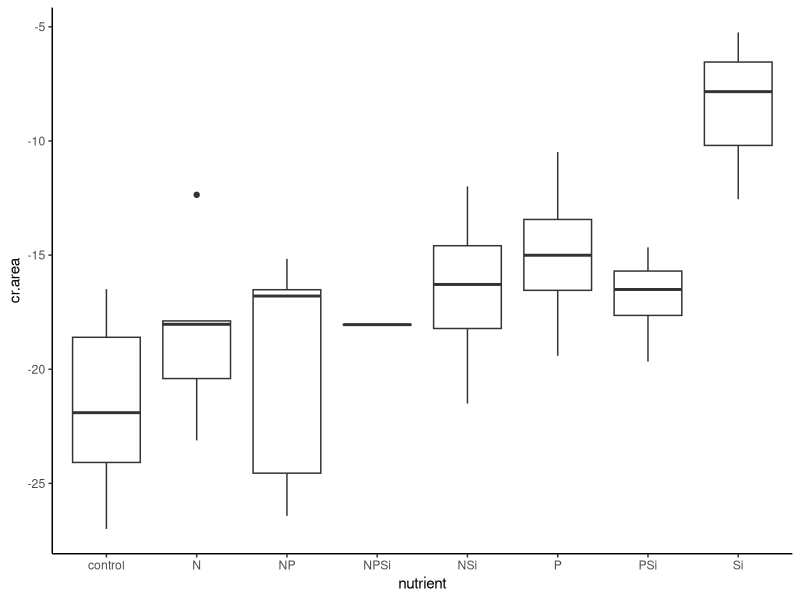
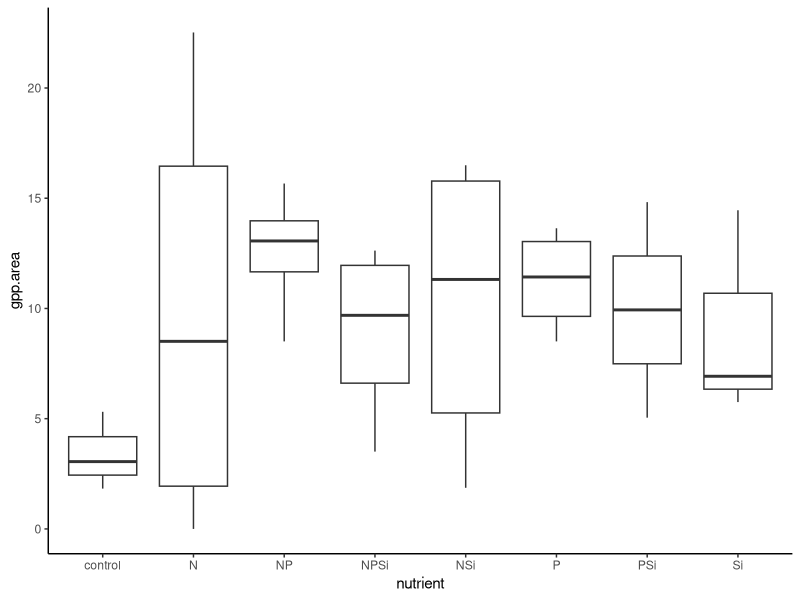
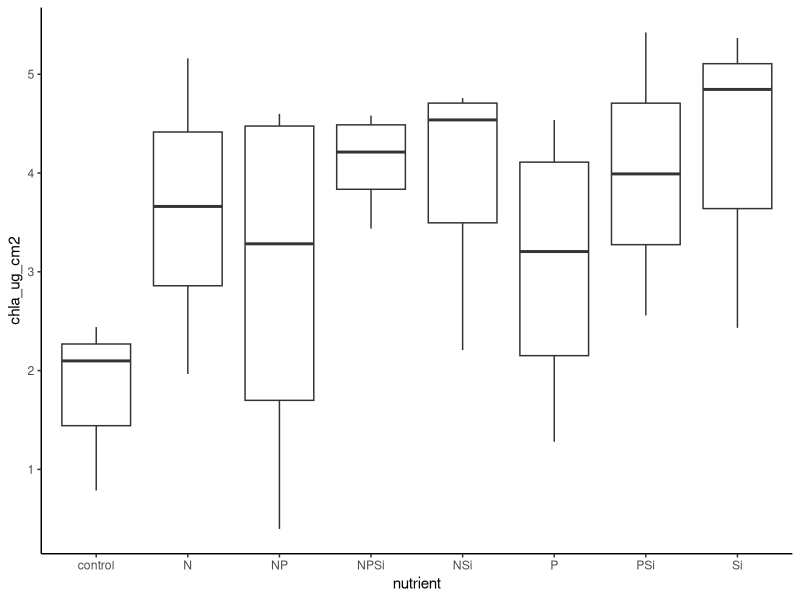
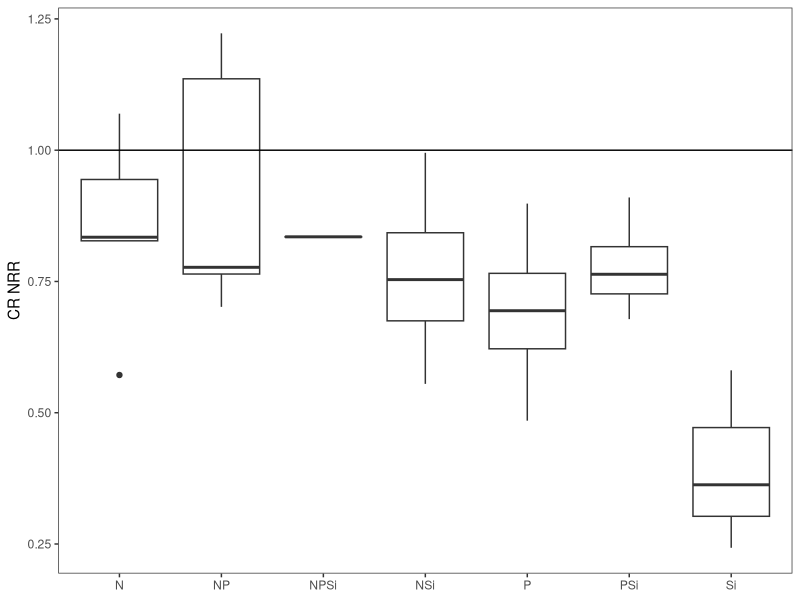
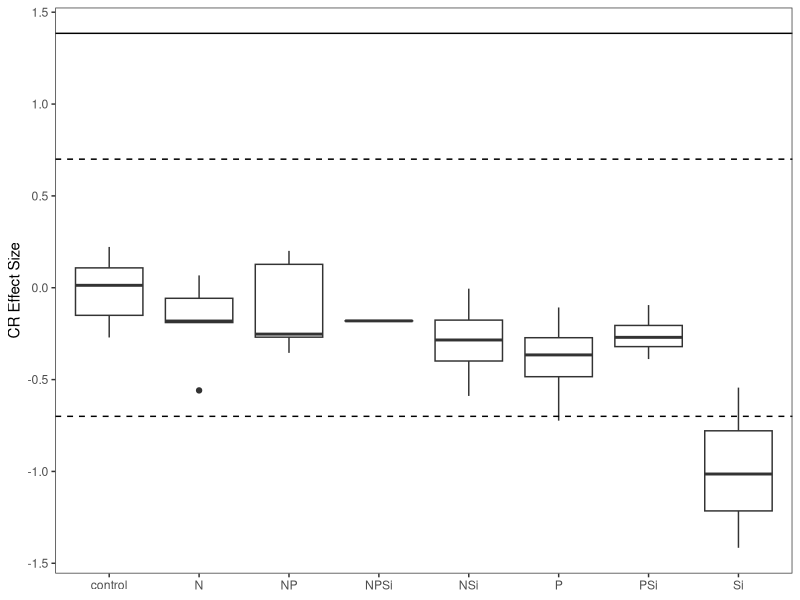
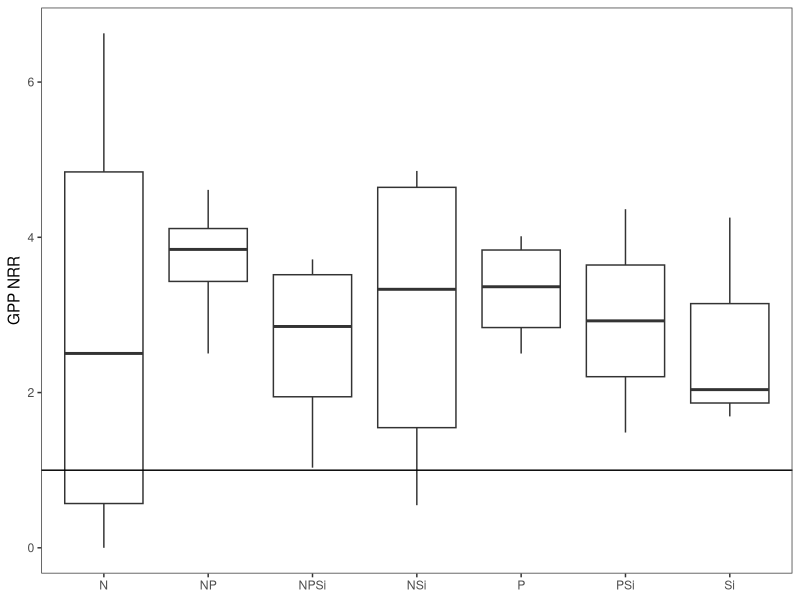
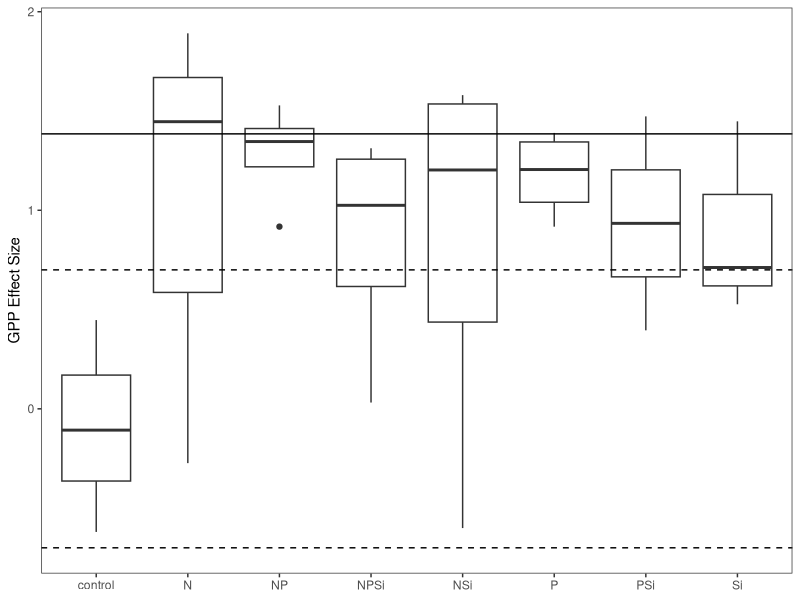
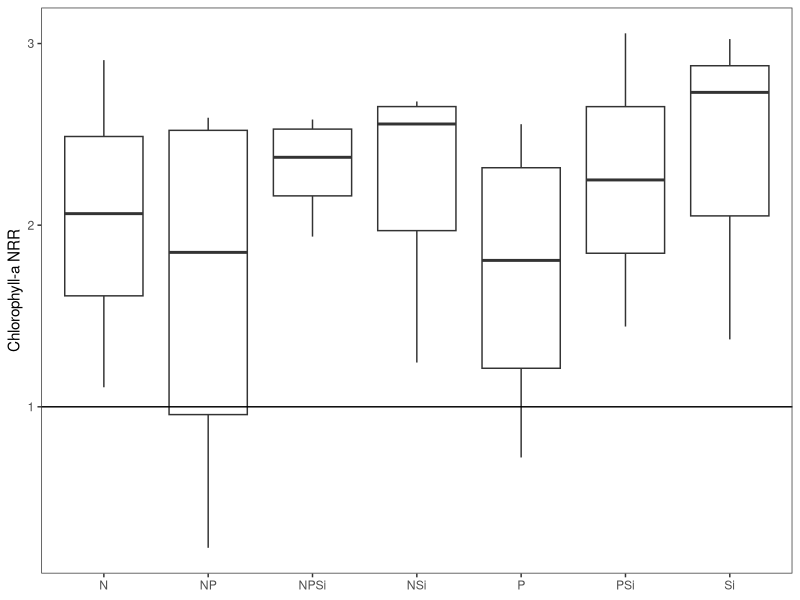

Generate these figures, in order, with R: (Note: this script raises an error after producing the figures.)
#Author:  Clay Arango
#Creation date: 10-Feb-19
#Script to analyze NDS data from Summer 2018 WSB work with S. Roley and A. Alexiades

#packages
install.packages("nlme")
install.packages("nortest")
install.packages("plyr")
install.packages("dplyr")
install.packages("multcomp")
install.packages("MASS")
install.packages("ggplot2")
library(nlme)
library(nortest)
library(plyr)
library(dplyr)
library(multcomp)
library(MASS)
library(ggplot2)

#Load data
cen_lan_summer <- read.table(file="cen_lan_summer.csv", header=T, sep=",")

#set variable
d = cen_lan_summer

#evaluate data to make sure factors are correct
names(d)

unique(d$nutrient) #control, N, NP, NPSi, NSi, P, PSi, Si
unique(d$N) #should be 0 and 1
unique(d$P) #should be 0 and 1
unique(d$Si) #should be 0 and 1
unique(d$top) #should be "sponge" and "glass"
#if need to change, use recode function below. 
d$top<-recode(d$top, "cellulose" ="sponge")
str(d)

#convert N and P vand Si alues (0 or 1 for absence or presence) to factors
d$N<-as.factor(d$N)
d$P<-as.factor(d$P)
d$Si<-as.factor(d$Si)
str(d)

#subset data into gpp and cr response
d.cr = subset(d, top=="sponge", data=d)
d.gpp = subset(d, top=="glass", data=d)

#check for outliers and check data entry before calculating CR-NRR
ggplot(d.cr, aes(x=nutrient, y=cr.area)) + geom_boxplot() + theme_classic()
#N group is very spread out

#calculate nrr for cr
x<-ddply(d.cr, "nutrient", summarise, ave_cr = mean(cr.area, na.rm=T)) 
x
d.cr$cr.nrr = d.cr$cr.area/-21.614009 #divide by control ave_cr

#check for outliers and check data entry before calculating GPP- and chla-NRR
ggplot(d.gpp, aes(x=nutrient, y=gpp.area)) + geom_boxplot() + theme_classic()
#no outliers
ggplot(d.gpp, aes(x=nutrient, y=chla_ug_cm2)) + geom_boxplot() + theme_classic()
#no outliers

#calculate nrr for gpp and chla
x<- ddply(d.gpp, "nutrient", summarise, ave_gpp = mean(gpp.area, na.rm=T), ave_chla = mean(chla_ug_cm2, na.rm=T)) 
x
d.gpp$gpp.nrr = d.gpp$gpp.area/3.398031 #divide by control ave_gpp
d.gpp$chla.nrr = d.gpp$chla_ug_cm2/1.774638 #divide by control ave_chla
#use to exclude outliers
#x1<- ddply(subset(d.gpp, !(nds.id=="F6")), "nutrient", summarise, ave_chla = mean(chla_ug_cm2, na.rm=T)) 
#x1
#d.gpp$chla.nrr_1<-d.gpp$chla_ug_cm2/2.700340

#combine into one file and export
d.cr$chla.nrr<-NA
#d.cr$chla.nrr_1<-NA#for excluded outliers
d.cr$gpp.nrr<-NA
d.gpp$cr.nrr<-NA
d.nrr<-rbind(d.cr, d.gpp)
d.nrr$site.date<-"cen_lan_summer"
d.nrr$gpp.es<-log(d.nrr$gpp.nrr)
d.nrr$cr.es<-log(d.nrr$cr.nrr)
d.nrr$chla.es<-log(d.nrr$chla.nrr)

write.table(d.nrr, "cen_lan_summer_nrr.csv",  sep=",", quote=F, row.names =F)

###############
#plots of NRR
##############
ggplot(data=subset(d.cr, !(nutrient=="control")), aes(x=nutrient, y=cr.nrr))+geom_boxplot()+theme_bw()+
  ylab("CR NRR")+geom_abline(slope = 0, intercept = 1)+
  theme(axis.title.x=element_blank(), panel.grid.minor=element_blank(), panel.grid.major=element_blank())
#no limitation

ggplot(data=subset(d.nrr, (top=="sponge")), aes(x=nutrient, y=cr.es))+geom_boxplot()+theme_bw()+
  ylab("CR Effect Size")+geom_hline(yintercept = 0.7, lty="dashed")+ geom_hline(yintercept = -0.7, lty="dashed")+
  geom_hline(yintercept = 1.385)+
  theme(axis.title.x=element_blank(), panel.grid.minor=element_blank(), panel.grid.major=element_blank())
#nothing over 1.385, so no significance?

ggplot(data=subset(d.gpp, !(nutrient=="control")), aes(x=nutrient, y=gpp.nrr))+geom_boxplot()+theme_bw()+
  ylab("GPP NRR")+geom_abline(slope = 0, intercept = 1)+
  theme(axis.title.x=element_blank(), panel.grid.minor=element_blank(), panel.grid.major=element_blank())
#possible N+P colimitation and Si limitation

ggplot(data=subset(d.nrr, top =="glass"),aes(x=nutrient, y=gpp.es))+geom_boxplot()+theme_bw()+
  ylab("GPP Effect Size")+geom_hline(yintercept = 0.7, lty="dashed")+
  geom_hline(yintercept = -0.7, lty="dashed")+ geom_hline(yintercept = 1.385)+
  theme(axis.title.x=element_blank(), panel.grid.minor=element_blank(), panel.grid.major=element_blank())
#possible N limitation?

ggplot(data=subset(d.gpp, !(nutrient=="control")), aes(x=nutrient, y=chla.nrr))+geom_boxplot()+theme_bw()+
  ylab("Chlorophyll-a NRR")+geom_abline(slope = 0, intercept = 1)+ 
  theme(axis.title.x=element_blank(), panel.grid.minor=element_blank(), panel.grid.major=element_blank())
#N+si limitation

ggplot(data=subset(d.nrr, (top=="glass")), aes(x=nutrient, y=chla.es))+geom_boxplot()+theme_bw()+
  ylab("Chla Effect Size")+ geom_hline(yintercept = 0.7, lty="dashed")+ geom_hline(yintercept = -0.7, lty="dashed")+    
  geom_hline(yintercept = 1.385)+
  theme(axis.title.x=element_blank(), panel.grid.minor=element_blank(), panel.grid.major=element_blank())
#nothing over 1.385 so no significance?

##########
#NRR Summary Files
#########

GPP_sum<-ddply(d.gpp, "nutrient", summarise, ave_nrr.gpp=mean(gpp.nrr, na.rm=T), sd_nrr.gpp=sd(gpp.nrr, na.rm=T), 
               se_nrr.gpp =(sd(gpp.nrr)/sqrt(sum(!is.na(gpp.nrr)))), 
               ci95_nrr.gpp = (1.96*(sd(gpp.nrr)/sqrt(sum(!is.na(gpp.nrr))))),
               ave_nrr.chla=mean(chla.nrr, na.rm=T), sd_nrr.chla=sd(chla.nrr, na.rm=T), 
               se_nrr.chla =(sd(chla.nrr)/sqrt(sum(!is.na(chla.nrr)))), 
               ci95_nrr.chla = (1.96*(sd(chla.nrr)/sqrt(sum(!is.na(chla.nrr))))))
CR_sum<-ddply(d.cr, "nutrient", summarise, ave_nrr.cr=mean(cr.nrr, na.rm=T), sd_nrr.cr=sd(cr.nrr, na.rm=T), 
              se_nrr.cr =(sd(cr.nrr)/sqrt(sum(!is.na(cr.nrr)))), 
              ci95_nrr.cr = (1.96*(sd(cr.nrr)/sqrt(sum(!is.na(cr.nrr))))))

#now combine into one and export
d.sum<-merge(GPP_sum, CR_sum, by="nutrient")
d.sum$site_date<-"cen_lan_summer"
write.table(d.sum, "cen_lan_summer_summ.csv",  sep=",", quote=F, row.names=F)

############################################################
#analyze RESPIRATION data
############################################################

M1<-gls(cr.area~N*P*Si, data=d.cr, na.action=na.omit)
E1<-residuals(M1)
qqnorm(E1)
qqline(E1)
ad.test(E1)
  #residuals are normally distributed p = 0.3354
hist(E1)  
plot(M1)

plot(filter(d.cr, !is.na(cr.area)) %>% dplyr::select(nutrient), 
     E1, xlab="nutrient", ylab="Residuals")
bartlett.test(cr.area~nutrient, data=d.cr)
   #variance p = 0.05234

anova(M1)


##########################################################
#do multiple 2 way ANOVAs to improve our ability to interpret
##########################################################
#N and P
xx = na.omit(subset(d.cr, select = c(N,P,cr.area)))
interaction.plot(xx$N, xx$P, xx$cr.area)

#N and Si
xx = na.omit(subset(d.cr, select = c(N,Si,cr.area)))
interaction.plot(xx$N, xx$Si, xx$cr.area)

#P and Si
xx = na.omit(subset(d.cr, select = c(P,Si,cr.area)))
interaction.plot(xx$P, xx$Si, xx$cr.area*-1)

##########################################################
#Analyze CR by removing all Si treatments
##########################################################
d.crNoSi = subset(d.cr, Si==0)

M1<-gls(cr.area~N*P, data=d.crNoSi, na.action=na.omit)
E1<-residuals(M1)
qqnorm(E1)
qqline(E1)
ad.test(E1)
#residuals are normally distributed p = 0.24
hist(E1)  
plot(M1)

bartlett.test(cr.area~nutrient, data=d.crNoSi)
#variance test 0.48

anova(M1)

##########################################################
#do 2 way ANOVAs to interpret
##########################################################
#N and P
xx = na.omit(subset(d.cr, select = c(N,P,cr.area)))
interaction.plot(xx$N, xx$P, xx$cr.area*-1)

#N+P simultaneous limitation
##########################################################

x <- group_by(d.cr, nutrient) %>%  # Grouping function causes subsequent functions to aggregate by season and reach
  summarize(cr.mean = abs(mean(cr.area, na.rm = TRUE)), # na.rm = TRUE to remove missing values
            cr.sd=abs(sd(cr.area, na.rm = TRUE)),  # na.rm = TRUE to remove missing values
            n = sum(!is.na(cr.area)), # of observations, excluding NAs. 
            cr.se=cr.sd/sqrt(n))

ggplot(data=x, aes(x=nutrient, y=cr.mean)) + 
  geom_bar(stat="identity", position=position_dodge(), color = "black") + 
  geom_errorbar(aes(ymin=cr.mean, ymax=cr.mean+cr.se), width=0.2, 
                position=position_dodge(0.9)) + 
  xlab("Nutrient") +
  ylab(expression(Respiration~(ug~O[2]~m^{-2}~h^{-1}))) +
  ylim(0,20) +
  labs(fill="Light") +
  theme_bw() +
  theme(panel.grid.major=element_blank(),
        panel.grid.minor=element_blank(),
        legend.title=element_text(size=6),
        legend.key=element_blank(), 
        legend.position=c(0.5,0.95), 
        legend.text=element_text(size=8), 
        legend.background=element_blank(), 
        legend.direction="horizontal", 
        legend.key.size=unit(0.3, "cm"), 
        axis.title.y=element_text(size=8), 
        axis.title.x=element_text(size=8), 
        axis.text.x=element_text(size=8))

#ggsave('output/figures/Ring_summer.tiff',
#       units="in",
#       width=3.25,
#       height=3.25,
#       dpi=1200,
#       compression="lzw")

#summarize nrr
x <- group_by(d.cr, nutrient) %>%  # Grouping function causes subsequent functions to aggregate by season and reach
  summarize(cr.mean = abs(mean(cr.nrr, na.rm = TRUE)), # na.rm = TRUE to remove missing values
            cr.sd=abs(sd(cr.nrr, na.rm = TRUE)),  # na.rm = TRUE to remove missing values
            n = sum(!is.na(cr.nrr)), # of observations, excluding NAs. 
            cr.se=cr.sd/sqrt(n))

############################################################
#analyze the PRODUCTION data
############################################################

M1<-gls(gpp.area~N*P*Si, data=d.gpp, na.action=na.omit) 
E1<-residuals(M1)
qqnorm(E1)
qqline(E1)
ad.test(E1)
  #residuals are good p = 0.9518
   
hist(E1, xlab="residuals", main="")
plot(M1)

plot(filter(d.gpp, !is.na(gpp.area)) %>% dplyr::select(nutrient), 
     E1, xlab="nutrient", ylab="Residuals")
bartlett.test(gpp.area~nutrient, data=d.gpp)
  #variance is good p = 0.2745
   
anova(M1)
  
x <- group_by(d.gpp, nutrient) %>%  # Grouping function causes subsequent functions to aggregate by season and reach
  summarize(gpp.mean = abs(mean(gpp.area, na.rm = TRUE)), # na.rm = TRUE to remove missing values
            gpp.sd=abs(sd(gpp.area, na.rm = TRUE)),  # na.rm = TRUE to remove missing values
            n = sum(!is.na(gpp.area)), # of observations, excluding NAs. 
            gpp.se=gpp.sd/sqrt(n))

ggplot(data=x, aes(x=nutrient, y=gpp.mean)) + 
  geom_bar(stat="identity", position=position_dodge(), color = "black") + 
  geom_errorbar(aes(ymin=gpp.mean, ymax=gpp.mean+gpp.se), width=0.2, 
                position=position_dodge(0.9)) + 
  xlab("Nutrient") +
  ylab(expression(Production~(ug~O[2]~m^{-2}~h^{-1}))) +
  labs(fill="Light") +
  theme_bw() +
  theme(panel.grid.major=element_blank(),
        panel.grid.minor=element_blank(), 
        legend.title=element_text(size=6), 
        legend.key=element_blank(),  
        legend.position=c(0.5,0.95),  
        legend.text=element_text(size=8),  
        legend.background=element_blank(),  
        legend.direction="horizontal",  
        legend.key.size=unit(0.3, "cm"),  
        axis.title.y=element_text(size=8),  
        axis.title.x=element_text(size=8),  
        axis.text.x=element_text(size=8))

#ggsave('output/figures/gppByNutrient.tiff',
#       units="in",
#       width=3.25,
#       height=3.25,
#       dpi=1200,
#       compression="lzw")


#summarize nrr
x <- group_by(d.gpp, nutrient) %>%  # Grouping function causes subsequent functions to aggregate by season and reach
  summarize(gpp.mean = abs(mean(gpp.nrr, na.rm = TRUE)), # na.rm = TRUE to remove missing values
            gpp.sd=abs(sd(gpp.nrr, na.rm = TRUE)),  # na.rm = TRUE to remove missing values
            n = sum(!is.na(gpp.nrr)), # of observations, excluding NAs. 
            gpp.se=gpp.sd/sqrt(n))

############################################################
#analyze the CHL-A biomass on disks

M1<-gls(chla_ug_cm2~N*P*Si, data=d.gpp, na.action=na.omit)
E1<-residuals(M1)
qqnorm(E1)
qqline(E1)
ad.test(E1)
  #residuals look good (p=0.1037)
hist(E1)
plot(M1)

bartlett.test(chla_ug_cm2~nutrient, data=d.gpp)
  #variance OK 0.6589

anova(M1)

##########################################################
#do multiple 2 way ANOVAs to improve our ability to interpret
##########################################################
#N and P
xx = na.omit(subset(d.gpp, select = c(N,P,chla_ug_cm2)))
interaction.plot(xx$N, xx$P, xx$chla_ug_cm2)

#N and Si
xx = na.omit(subset(d.gpp, select = c(N,Si,chla_ug_cm2)))
interaction.plot(xx$N, xx$Si, xx$chla_ug_cm2)

#P and Si
xx = na.omit(subset(d.gpp, select = c(P,Si,chla_ug_cm2)))
interaction.plot(xx$P, xx$Si, xx$chla_ug_cm2)

##########################################################
#Analyze chl-a by removing all Si treatments
##########################################################
d.gppNoSi = subset(d.gpp, Si==0)

M1<-gls(chla_ug_cm2~N*P, data=d.gppNoSi, na.action=na.omit)
E1<-residuals(M1)
qqnorm(E1)
qqline(E1)
ad.test(E1)
#residuals look good (p=0.3952)
hist(E1)
plot(M1)

bartlett.test(chla_ug_cm2~nutrient, data=d.gpp)
#data look good p=0.6589

anova(M1)

#Interpret Interaction
#N and P
xx = na.omit(subset(d.gppNoSi, select = c(N,P,chla_ug_cm2)))
interaction.plot(xx$N, xx$P, xx$chla_ug_cm2)
#No limitation
